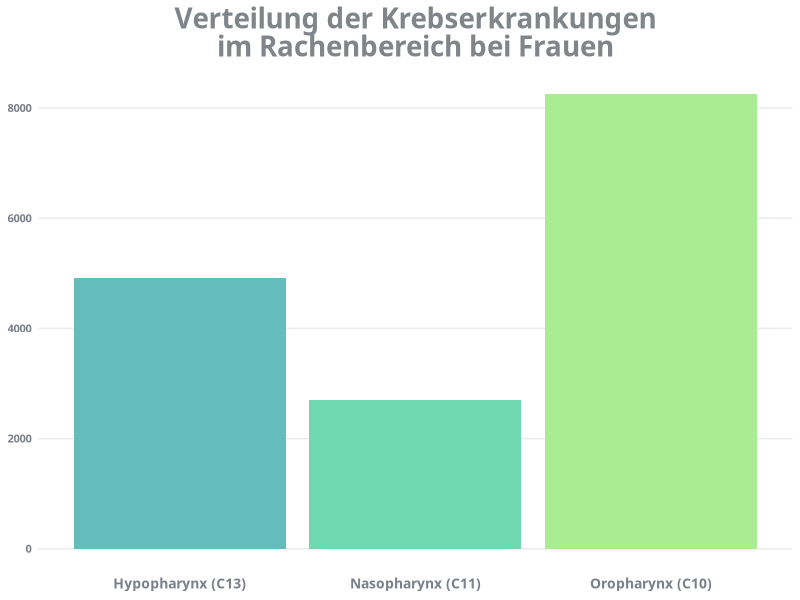

This chart was generated by the following R code:
## ---- chunk 1
#| fig-height: 18
#| fig-align: center
#| echo: false
#| label: fig-plot-verteilung
#| fig-cap: "Inzidenz, Fallzahlen in Deutschland 1999-2022 [@ZentrumfurKrebsregisterdatenimRobertKoch-Institut2024] "


# Required Libraries
library(ggplot2)
library(dplyr)
library(scales) # For percentage formatting
library(ggtext) # For element_markdown in themes
library(tidyr) # For data transformation
library(dplyr)

# Read the CSV file
data <- read.csv( "Daten/HNO.csv" , sep = ";", header = TRUE)

data <- data %>% select(-X)

# Pivot to long format
long_data <- pivot_longer(data, cols = weiblich:männlich, names_to = "Gender", values_to = "Value")

# Calculate proportions for each gender group
long_data <- long_data %>%
  group_by(Gender) %>%
  mutate(Total = sum(Value), Proportion = Value / Total) %>%
  ungroup()


weiblich_data <- long_data %>%
  filter(Gender == "weiblich")%>%
 filter(Diagnose %in% c("Oropharynx (C10)", "Nasopharynx (C11)", "Hypopharynx (C13)"))

  
  library(ggplot2)
  library(ggtext)
  
color_palette_Frauen <- c("#64BDBB", "#70D8B0", "#A9EC91" )
# Create the bar chart
ggplot(
  weiblich_data, 
  aes(
    x = Diagnose, 
    y = Value, 
    fill = Diagnose
    )) +
  geom_bar(
    stat = "identity", 
    show.legend = FALSE
    ) +  
  scale_fill_manual(values = color_palette_Frauen) +  
  theme_minimal() +  
  labs(
    title = "<p><span style='color:#818589'>Verteilung der Krebserkrankungen<br> im Rachenbereich bei Frauen</span></p>",
  ) +
  theme(
    plot.title = element_markdown(hjust = 0.5, family = "Ubuntu", size = 20, face = "bold"),
    plot.caption = element_markdown(hjust = 0.5, size = 10),
    # panel.grid.major.y = element_blank(),
    panel.grid.minor.y = element_blank(),
    panel.grid.major.x = element_blank(),
    panel.grid.minor.x = element_blank(),
    axis.text.x = element_text(
      #angle = 45, 
      hjust = 0.5,
      family = "Ubuntu", 
      face = "bold", 
      color = "#7B7F89", 
      size = 10
      ),  # Rotate x labels if they overlap
    axis.title.x = element_blank(),  # Remove x axis title
    axis.title.y = element_blank(),  # Remove y axis title
    #axis.text.y = element_blank(),  # Remove y axis text
    axis.text.y = element_text(family = "Ubuntu", face = "bold", color = "#7B7F89", size = 8),  
    axis.ticks = element_blank()  # Remove axis ticks
  )

  
